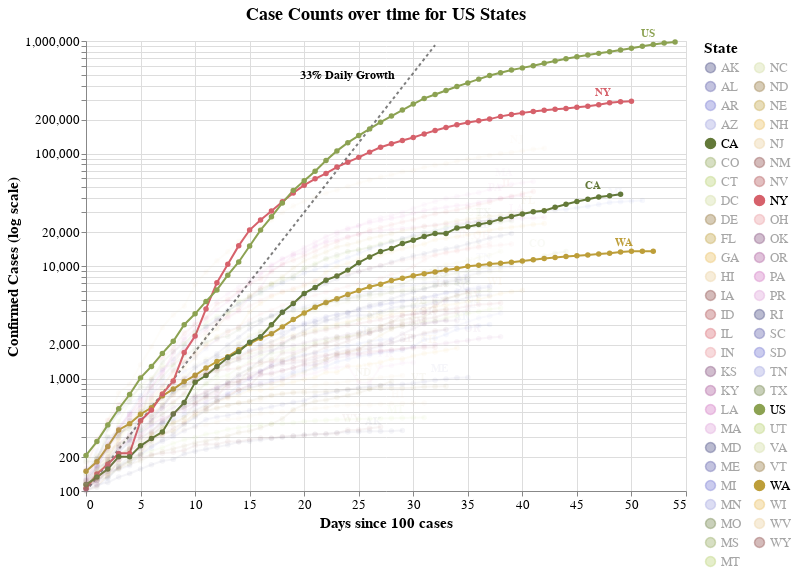

Write notebook code for a chart like this one.
### Markdown cell above
_Comparisons with California (CA), Washington (WA) & New York (NY) are show by default._

> Tip: Click (Shift+ for multiple) on states in the legend to filter the visualizations below. Click outside the legend to highlight all states.


# Total Cases

### Code cell
#hide_input
make_since_chart(['US'])

### Figure 1 — Vega-Lite specification as saved in the notebook (floating-point values rounded to 4 significant figures; data arrays with more than 128 entries replaced by an {"elided": "..."} marker saying what was removed)
{"config": {"view": {"continuousWidth": 400, "continuousHeight": 300}, "axis": {"labelFontSize": 13, "titleFontSize": 15}, "legend": {"labelFontSize": 13, "titleFontSize": 15}, "title": {"fontSize": 18}}, "layer": [{"mark": {"type": "line", "color": "black", "opacity": 0.5, "strokeDash": [3, 3]}, "encoding": {"x": {"type": "quantitative", "field": "Days since 100 cases"}, "y": {"type": "quantitative", "field": "Confirmed Cases"}}}, {"mark": {"type": "text", "align": "right", "dx": -40, "dy": 30, "fontSize": 12, "fontWeight": "bold", "text": "33% Daily Growth"}, "encoding": {"x": {"type": "quantitative", "field": "Days since 100 cases"}, "y": {"type": "quantitative", "field": "Confirmed Cases"}}, "transform": [{"filter": "(datum['Days since 100 cases'] >= 32)"}]}, {"data": {"name": "data-1d27de44f8a41b742dd9e809510a13cd"}, "mark": {"type": "line", "point": true}, "encoding": {"color": {"type": "nominal", "field": "State", "legend": {"columns": 2, "symbolLimit": 57}, "scale": {"scheme": "category20b"}}, "opacity": {"condition": {"value": 1, "selection": "selector001"}, "value": 0.05}, "tooltip": [{"type": "temporal", "field": "date"}, {"type": "nominal", "field": "State"}, {"type": "quantitative", "field": "Confirmed Cases"}, {"type": "quantitative", "field": "Confirmed Deaths"}, {"type": "quantitative", "field": "population"}, {"type": "quantitative", "field": "deaths_per_m"}, {"type": "quantitative", "field": "cases_per_m"}, {"type": "quantitative", "field": "Days since 100 cases"}, {"type": "quantitative", "field": "Days since first death"}, {"type": "temporal", "field": "date_y"}, {"type": "quantitative", "field": "Days since 10 cases per million"}], "x": {"type": "quantitative", "field": "Days since 100 cases"}, "y": {"type": "quantitative", "field": "Confirmed Cases", "scale": {"type": "log"}, "title": "Confirmed Cases (log scale)"}}, "height": 450, "selection": {"selector001": {"type": "multi", "fields": ["State"], "bind": "legend", "init": [{"State": "US"}, {"State": "CA"}, {"State": "WA"}, {"State": "NY"}]}}, "width": 600}, {"data": {"name": "data-1d27de44f8a41b742dd9e809510a13cd"}, "mark": {"type": "text", "align": "right", "dx": -20, "dy": -8, "fontWeight": "bold"}, "encoding": {"color": {"type": "nominal", "field": "State", "legend": {"columns": 2, "symbolLimit": 57}, "scale": {"scheme": "category20b"}}, "opacity": {"condition": {"value": 1, "selection": "selector001"}, "value": 0.05}, "text": {"type": "nominal", "field": "State"}, "tooltip": [{"type": "temporal", "field": "date"}, {"type": "nominal", "field": "State"}, {"type": "quantitative", "field": "Confirmed Cases"}, {"type": "quantitative", "field": "Confirmed Deaths"}, {"type": "quantitative", "field": "population"}, {"type": "quantitative", "field": "deaths_per_m"}, {"type": "quantitative", "field": "cases_per_m"}, {"type": "quantitative", "field": "Days since 100 cases"}, {"type": "quantitative", "field": "Days since first death"}, {"type": "temporal", "field": "date_y"}, {"type": "quantitative", "field": "Days since 10 cases per million"}], "x": {"type": "quantitative", "field": "Days since 100 cases"}, "y": {"type": "quantitative", "field": "Confirmed Cases", "scale": {"type": "log"}, "title": "Confirmed Cases (log scale)"}}, "height": 450, "transform": [{"filter": "(datum['date'] >= 1587945600000)"}], "width": 600}], "data": {"name": "data-63b6235af8d9f3b4310b3dfc5ee2914a"}, "title": "Case Counts over time for US States", "$schema": "https://vega.github.io/schema/vega-lite/v4.8.1.json", "datasets": {"data-63b6235af8d9f3b4310b3dfc5ee2914a": [{"Days since 100 cases": 0, "Confirmed Cases": 100.0}, {"Days since 100 cases": 1, "Confirmed Cases": 133.0}, {"Days since 100 cases": 2, "Confirmed Cases": 176.9}, {"Days since 100 cases": 3, "Confirmed Cases": 235.3}, {"Days since 100 cases": 4, "Confirmed Cases": 312.9}, {"Days since 100 cases": 5, "Confirmed Cases": 416.2}, {"Days since 100 cases": 6, "Confirmed Cases": 553.5}, {"Days since 100 cases": 7, "Confirmed Cases": 736.1}, {"Days since 100 cases": 8, "Confirmed Cases": 979.1}, {"Days since 100 cases": 9, "Confirmed Cases": 1302.0}, {"Days since 100 cases": 10, "Confirmed Cases": 1732.0}, {"Days since 100 cases": 11, "Confirmed Cases": 2303.0}, {"Days since 100 cases": 12, "Confirmed Cases": 3064.0}, {"Days since 100 cases": 13, "Confirmed Cases": 4074.0}, {"Days since 100 cases": 14, "Confirmed Cases": 5419.0}, {"Days since 100 cases": 15, "Confirmed Cases": 7207.0}, {"Days since 100 cases": 16, "Confirmed Cases": 9586.0}, {"Days since 100 cases": 17, "Confirmed Cases": 12750.0}, {"Days since 100 cases": 18, "Confirmed Cases": 16960.0}, {"Days since 100 cases": 19, "Confirmed Cases": 22550.0}, {"Days since 100 cases": 20, "Confirmed Cases": 29990.0}, {"Days since 100 cases": 21, "Confirmed Cases": 39890.0}, {"Days since 100 cases": 22, "Confirmed Cases": 53060.0}, {"Days since 100 cases": 23, "Confirmed Cases": 70560.0}, {"Days since 100 cases": 24, "Confirmed Cases": 93850.0}, {"Days since 100 cases": 25, "Confirmed Cases": 124800.0}, {"Days since 100 cases": 26, "Confirmed Cases": 166000.0}, {"Days since 100 cases": 27, "Confirmed Cases": 220800.0}, {"Days since 100 cases": 28, "Confirmed Cases": 293700.0}, {"Days since 100 cases": 29, "Confirmed Cases": 390600.0}, {"Days since 100 cases": 30, "Confirmed Cases": 519500.0}, {"Days since 100 cases": 31, "Confirmed Cases": 690900.0}, {"Days since 100 cases": 32, "Confirmed Cases": 918900.0}], "data-1d27de44f8a41b742dd9e809510a13cd": {"elided": "2032 records"}}}
